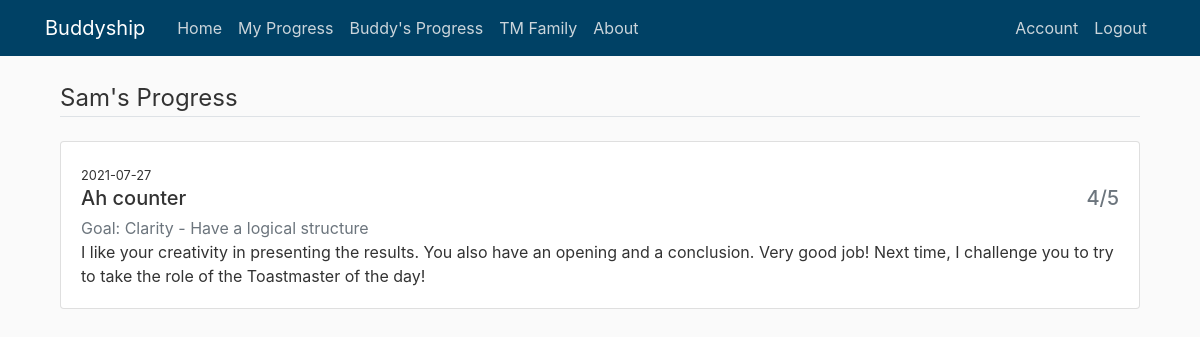
Before: /buddy_progress (signed in) with the older database file.
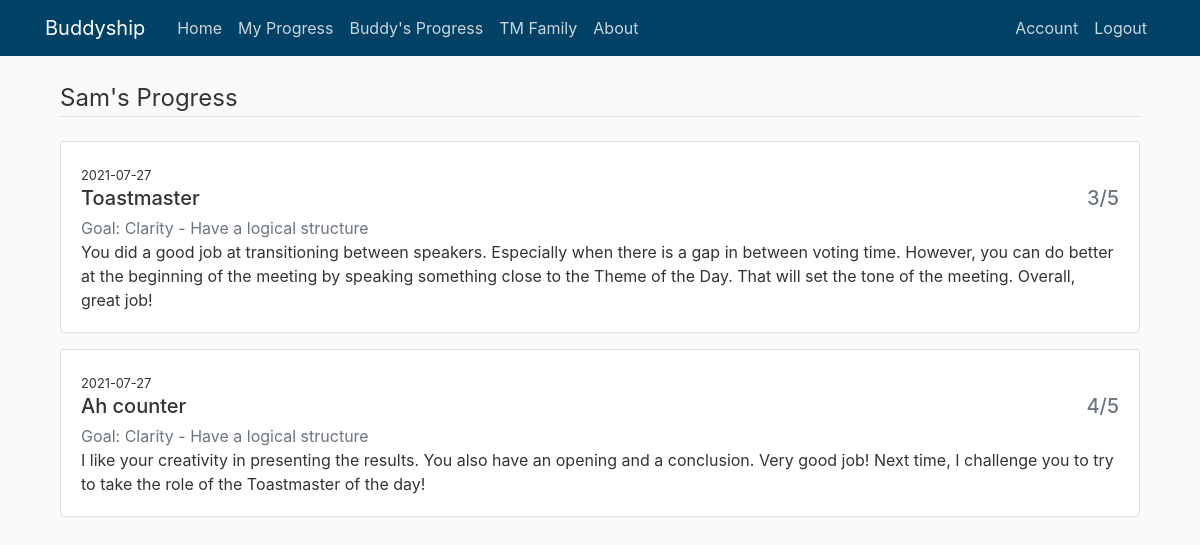
After: the same page with the newer database file.
### buddyship/models.py (models this page shows)
class Buddy(db.Model):
    id = db.Column(db.Integer, primary_key=True)
    buddy_name = db.Column(db.String(100), nullable=False)
    buddy_count = db.Column(db.Integer, default=1)
    start_date = db.Column(db.DateTime, default=func.now())
    end_date = db.Column(db.DateTime)
    user_id = db.Column(db.Integer, db.ForeignKey('user.id'), nullable=False)
    buddy_progresses = db.relationship(
        'Progress', backref='receiver', lazy=True)

class Progress(db.Model):
    id = db.Column(db.Integer, primary_key=True)
    buddy_role = db.Column(db.String(150))
    buddy_score = db.Column(db.String(150))
    buddy_comment = db.Column(db.String(1500))
    date = db.Column(db.DateTime, default=func.now())
    buddy_goal = db.Column(db.String(150))
    user_id = db.Column(db.Integer, db.ForeignKey('user.id'))
    buddy_id = db.Column(db.Integer, db.ForeignKey('buddy.id'))

### buddyship/progresses/routes.py (the view)
@progresses.route('/buddy_progress', methods=['GET'])
@login_required
def buddy_progress():
    if current_user.current_buddy == None:
        flash('Please set up your buddy and your goal first. ', 'danger')
        return redirect(url_for('users.set_up'))
    else:
        return render_template("buddy_progress.html", title='Buddy\'s Progress', user=current_user)

### buddyship/models.py (called while the page is built)
@login_manager.user_loader
def load_user(user_id):
    return User.query.get(int(user_id))

### buddyship/templates/buddy_progress.html
{% extends "layout.html" %}
{% block content %}
<div class="content-section mb-4">
    {% for buddy in user.buddies|reverse %}
    <legend class="border-bottom my-4">{{ buddy.buddy_name }}'s Progress</legend>
    {% for progress in user.record_progresses|reverse %}
    {% if progress.buddy_id == buddy.id %}
    <div class="card mb-3">
        <div class="card-body">
            <small>{{ progress.date.date() }}</small>
            <h5 class="card-title row align-items-start">
                <div class="col">{{ progress.buddy_role }}</div>
                <div class="col text-right text-muted">{{ progress.buddy_score[0] }}/5</div>
            </h5>
            <p class="card-subtitle text-muted">Goal: {{ progress.buddy_goal }}</p>
            <p class="card-text">{{ progress.buddy_comment }}</p>
        </div>
    </div>
    {% endif %}
    {% endfor %}
    {% endfor %}
</div>
{% endblock content %}

Changed rows visible on the page:
added Progress: date "2021-07-27", buddy_role "Toastmaster", buddy_score "3", buddy_goal "Clarity - Have a logical structure", buddy_comment "You did a good job at transitioning between speakers. Especially when there is a gap in between voting time. However, you can do better at the beginning of the meeting by speaking something close to the Theme of the Day. That will set the tone of the meeting. Overall, great job!"
